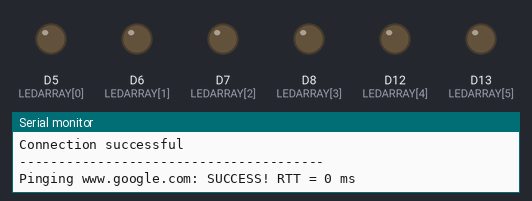
Bench run of a sketch on a simulated Arduino MKR. Shown: output pins drawn as LEDs (lit = HIGH), the last lines printed to the serial monitor. WiFi joins after 1.5 s; servers stay silent unless stated.

Above: at 7.0 s.
At 7.62 s:
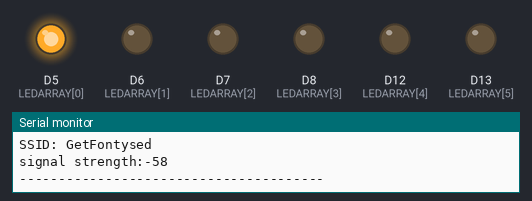
At 8.12 s:
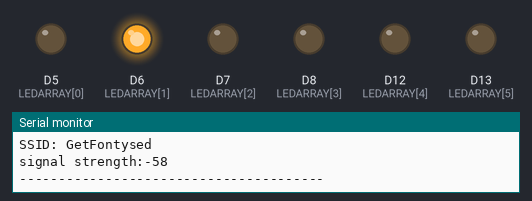
At 8.62 s:
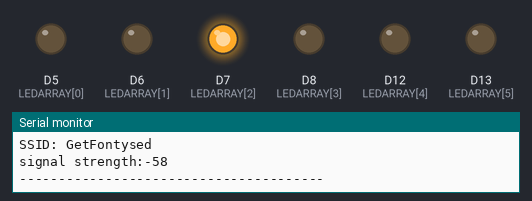
At 9.12 s:
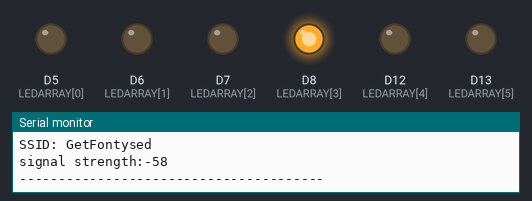
At 10.12 s:
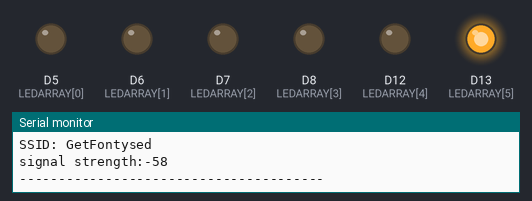
Timing chart, 0 to 11.7 s (numbered marks = the images above):
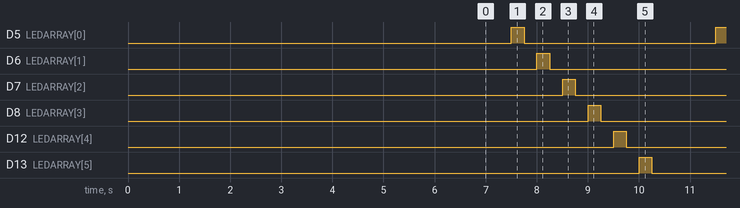

The sketch:

PHP_connect_wifi.ino
```cpp
#include <SPI.h>
#include <WiFiNINA.h>
#include "arduino_secrets.h"

char ssid[] = SECRET_SSID;
char pass[] = SECRET_PASS;
const int LEDARRAY[6] = {5,6,7,8,12,13};
const int INTERVALINFO = 5000;    // interval at which to update the board information
int status = WL_IDLE_STATUS;             // the Wi-Fi radio's status
int ledstate = LOW;                       //ledState used to set the LED
int i = 0;
unsigned long previousMillisInfo = 0;     //will store last time Wi-Fi information was updated
unsigned long previousMillisLED = 0;      // will store the last time LED was updated
String hostName = "www.google.com";
int pingResult;

void setup() {
  Serial.begin(9600);
  while (!Serial);
  while (status != WL_CONNECTED) {
    Serial.print("Connecting to network: ");
    Serial.println(ssid);
    status = WiFi.begin(ssid, pass);
    // wait 10 seconds for connection:
    delay(5000);
  }
  Serial.println("Connection successful");
  Serial.println("---------------------------------------");
}

void loop() {

  String fv = WiFi.firmwareVersion();

  if (fv < WIFI_FIRMWARE_LATEST_VERSION) {

    Serial.println("Please upgrade the firmware");

  }
  Serial.print("Pinging ");

  Serial.print(hostName);

  Serial.print(": ");

  pingResult = WiFi.ping(hostName);

  if (pingResult >= 0) {

    Serial.print("SUCCESS! RTT = ");

    Serial.print(pingResult);

    Serial.println(" ms");

  } else {

    Serial.print("FAILED! Error code: ");

    Serial.println(pingResult);

  }

  delay(1000);
  unsigned long currentMillisInfo = millis();
  if (currentMillisInfo - previousMillisInfo >= INTERVALINFO) {
    previousMillisInfo = currentMillisInfo;
    Serial.println("Board Information:");
    // print board IP
    IPAddress ip = WiFi.localIP();
    Serial.print("IP Address: ");
    Serial.println(ip);

    // print network SSID
    Serial.println();
    Serial.println("Network Information:");
    Serial.print("SSID: ");
    Serial.println(WiFi.SSID());
    // print signal strength

    long rssi = WiFi.RSSI();
    Serial.print("signal strength:");
    Serial.println(rssi);
    Serial.println("---------------------------------------");
  }

  unsigned long currentMillisLED = millis();
  // measure the signal strength and convert it into a time interval
  int intervalLED = WiFi.RSSI() * -10;
  // check if the time after the last blink is bigger the interval
  if (currentMillisLED - previousMillisLED >= intervalLED) {
    previousMillisLED = currentMillisLED;
    for (i = 0; i <= 5; i++){
      pinMode(LEDARRAY[i], OUTPUT);
      digitalWrite(LEDARRAY[i], HIGH);
      delay(250);
      digitalWrite(LEDARRAY[i], LOW);
      delay(250);
      if (ledstate == LOW) {
        ledstate = HIGH;
      } else {
        ledstate = LOW;
        digitalWrite(LEDARRAY[i], ledstate);
      }
    }
  }
}
```

arduino_secrets.h
```cpp
#define SECRET_SSID "GetFontysed"
#define SECRET_PASS "04Juli2003"
```

Measured:
- by itself, D5 (LEDARRAY[0]), D6 (LEDARRAY[1]), D7 (LEDARRAY[2]), D8 (LEDARRAY[3]), D12 (LEDARRAY[4]), D13 (LEDARRAY[5]): alternates HIGH for 0.25 s and LOW for 3.8 s
